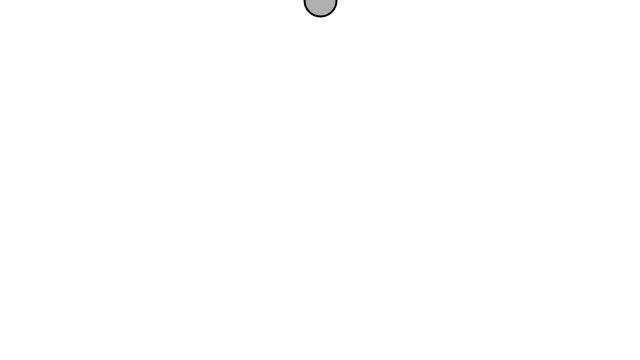
Frame 1 (no input)
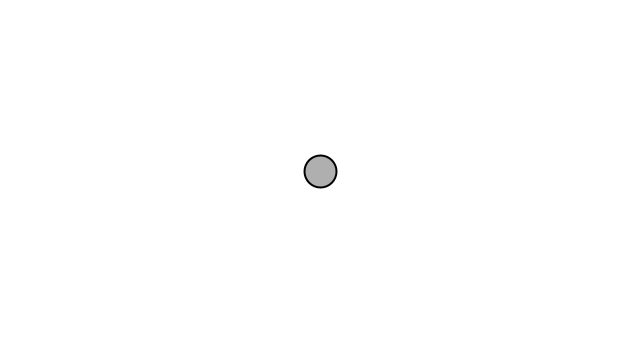
Frame 60 (the mouse pressed at the canvas centre just before this capture)
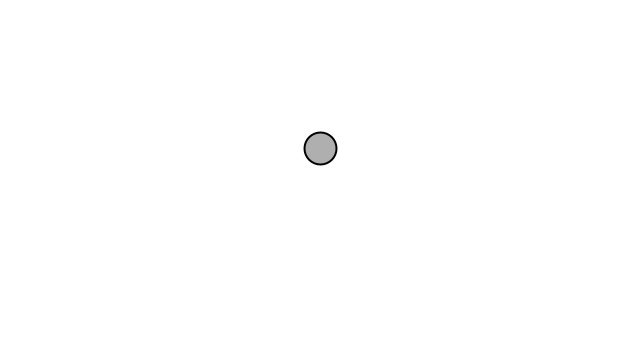
Frame 120 (the mouse held since frame 60 and released just before this capture)

The Processing sketch that drew these frames (run headless with seeded random() and noise(); from frame 60 on, the mouse is pressed at the canvas centre):

// Processing sketch: GravityObjectsExercise
// ── GravityObjectsExercise.pde
float x;       // x location of square 
float y;       // y location of square 
float speed;   // speed of square 
float w;       // size
// Global gravity variable
float gravity = 0.1;  

void setup() { 
  size(640, 360); 
  x = width/2;
  y = 0;
  w = 32;
} 

void draw() { 
  background(255); 

  fill(175); 
  strokeWeight(2);
  stroke(0); 
  ellipse(x, y, w, w); 
  // Add speed to location
  y = y + speed; 

  // Add gravity to speed
  speed = speed + gravity; 

  // If square reaches the bottom 
  // Reverse speed 
  if (y > height) { 
    speed = speed * -0.95;
  }
} 
